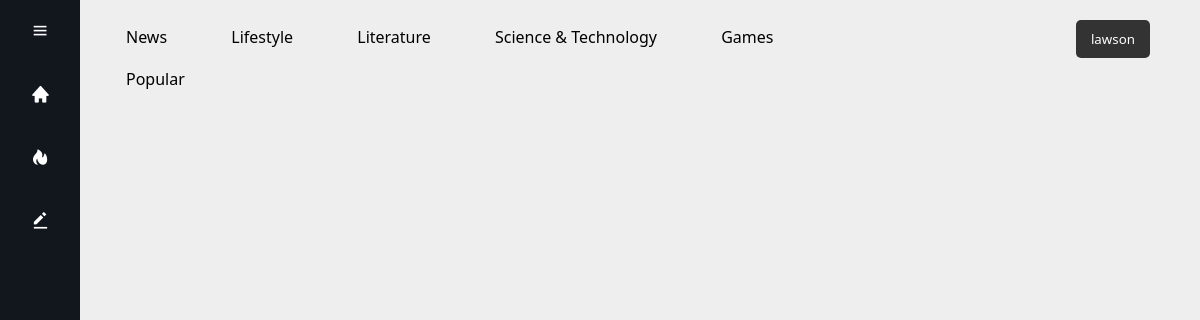
The page /forum/Lifestyle/ (signed in) on the database as committed earlier.
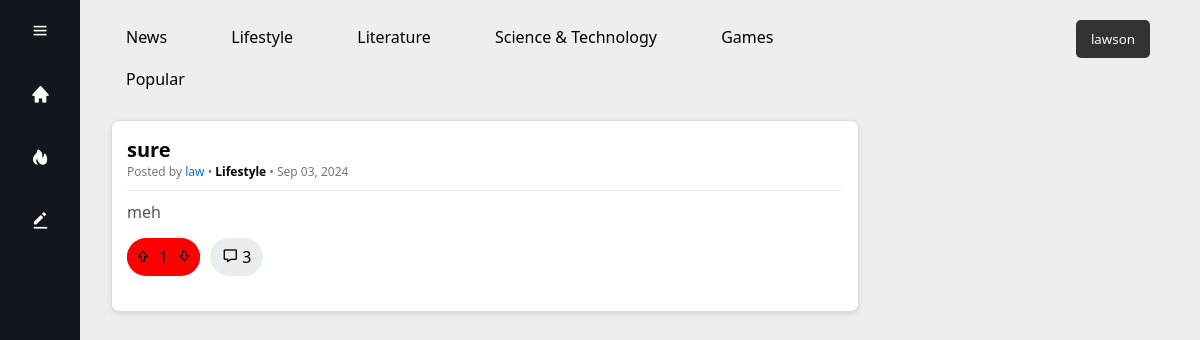
The same page on the database as committed later.
### forum/models.py (models this page shows, shortened)
class Posts(models.Model):
    user = models.ForeignKey(settings.AUTH_USER_MODEL, on_delete=models.CASCADE)
    title = models.CharField(max_length=300)
    text = models.CharField(max_length=10000, blank=True, default='')
    community = models.CharField(max_length=300)
    image = models.ImageField(upload_to="posts/", null=True, blank=True)
    upload_date = models.DateTimeField(auto_now_add=True)
    upvotes = models.IntegerField(default=0, blank=True)
    downvotes = models.IntegerField(default=0, blank=True)
    views = models.IntegerField(default=0, blank=True)

### user/models.py (models this page shows, shortened)
class CustomUser(AbstractUser):
    magazine_favorites = models.ManyToManyField(
        to=Magazine,
        related_name='saved_users',
        blank=True
    )
    post_likes = models.ManyToManyField(
        to=Posts,
        related_name='liked_users',
        blank=True
    )
    subscribe = models.BooleanField(default=False)
    objects = CustomUserManager()
    def __str__(self):
        return self.username

### forum/views.py (the view)
# urls.py: path('<str:community_name>/', views.community, name='community'),
def community(request, community_name):
    assert isinstance(request, HttpRequest)
    posts = Posts.objects.filter(community=community_name)
    return render(
        request,
        'forum_community.html',
        {
            "title": community_name,
            "posts": posts,
        }
    )

### forum/templatetags/custom_filters.py (called while the page is built)
@register.filter
def time_since(value):
    now = timezone.now()
    diff = now - value
    if diff < timedelta(minutes=1):
        return f"{int(diff.seconds)} seconds ago"
    elif diff < timedelta(hours=1):
        return f"{int(diff.seconds // 60)} minutes ago"
    elif diff < timedelta(days=1):
        return f"{int(diff.seconds // 3600)} hours ago"
    elif diff < timedelta(weeks=1):
        return f"{int(diff.days)} days ago"
    elif diff < timedelta(weeks=4):
        return f"{int(diff.days // 7)} weeks ago"
    elif diff < timedelta(days=365):
        return value.strftime("%b %d")  # e.g., "Apr 12"
    else:
        return value.strftime("%b %d, %Y")  # e.g., "Apr 12, 2023"

### forum/templatetags/filter_votetype.py (called while the page is built)
@register.filter
def votetype(things, category):
    if things.filter(user=category).first(): return things.filter(user=category).first().vote_type

### forum/templatetags/forum_concat.py (called while the page is built)
@register.filter
def concat(val1, val2):
    return f"{val1}{val2}"

### forum/templatetags/forum_filter.py (called while the page is built)
@register.filter
def filter(things, category):
    return things.filter(user=category).first()

### forum/templatetags/forum_sub.py (called while the page is built)
@register.filter
def subtract(value, arg):
    return value - arg

### templates/forum_community.html (shortened to what this page needs)
{% extends 'forum_main.html' %}
{% block header %}
    <link href="{% static 'content/forum_main.css' %}" rel="stylesheet" >
{% endblock %}
{% block content %}
    <div class="container">
        {% for post in posts %}
            <div class="post-container">
                {% include 'forum_post_structure.html' %}
            </div>
        {% endfor %}
    </div>
{% endblock %}

### templates/forum_post_structure.html (shortened to what this page needs)
{% load custom_filters forum_concat forum_sub forum_filter filter_votetype %}
<div class="post-box" data-href="/forum/{{ post.community }}/{{ post.id }}">
    <div class="post-header">
        <h2 class="post-title"><a style="text-decoration: none; color: black" href="/forum/{{ post.community }}/{{ post.id }}">{{ post.title }}</a></h2>
        <p class="post-meta">Posted by <a href="/{{ post.user }}/profile/">{{ post.user }}</a> • <b><a style="color: black" href="/forum/{{ post.community }}">{{ post.community }}</a></b> • {{ post.upload_date|time_since }} </p>
    </div>
    <div class="post-content">
        <p>{{ post.text}}</p>
    </div>
    <div class="post-footer">
        <div id="post_{{ post.id }}_votes" class="vote-container" {% if user.is_authenticated %} style="background-color: {% if not post.votes|filter:user %}#e9edef{% elif post.votes|votetype:user %}green{% else %}red{% endif %}{% endif %}">
            <button class="vote-button upvote" onclick="{% if user.is_authenticated %}vote_{{ post.id }}_Post({{ post.id }}, 1){% else %}location.href='/login/'{% endif %}">
                <i class='bx bx-upvote'></i>
            </button>
            <div class="vote-count" id="post_{{ post.id }}_count">{{ post.upvotes|subtract:post.downvotes}}</div>
            <button class="vote-button downvote" onclick="{% if user.is_authenticated %}vote_{{ post.id }}_Post({{ post.id }}, 0){% else %}location.href='/login'{% endif %}">
                <i class='bx bx-downvote'></i>
            </button>
        </div>
        {% if request.path != "/forum/"|concat:post.community|concat:"/"|concat:post.id %}
            <button class="reply-button" onclick="document.location.href='/forum/{{ post.community }}/{{ post.id }}'"><i class='bx bx-message'></i> <span id="reply-count">{{ post.comments.count }}</span></button>
        {% endif %}
            </div>
</div>

Rows that differ between the two databases and show on the page:
added Posts: title "sure", user "law", community "Lifestyle", upload_date "Sep 03, 2024", text "meh", upvotes|subtract "1", comments.count "3"
